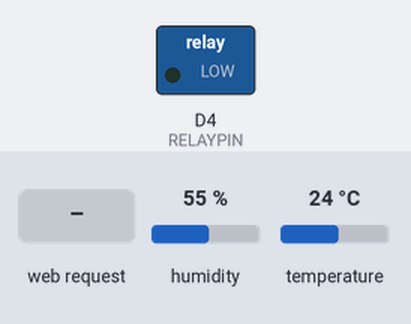
The sketch below on a simulated ESP8266 (NodeMCU). Parts: switched loads named in the sketch (green lamp = pin HIGH). Inputs (shaded band) come from the test bench; at power-on: humidity 55 %, temperature 24 °C. WiFi joins after 1.5 s; servers stay silent unless stated; a WiFi scan finds three made-up networks; what the sketch prints to the serial monitor is not drawn.

Above: at 5.2 s.
5.3 s: HTTP request GET /RELAYON received
At 5.7 s:
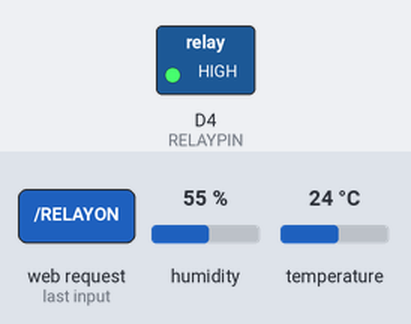
6.8 s: HTTP request GET /RELAYOFF received
At 8.0 s:
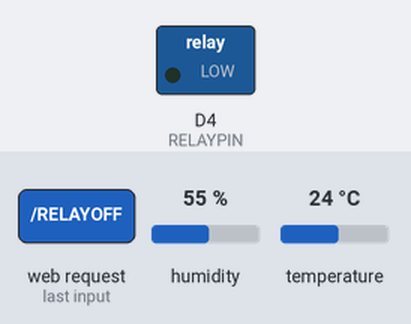
Timing chart, 0 to 9.8 s (numbered marks = the images above; inputs shaded):
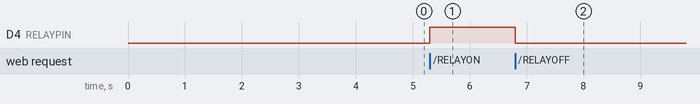

Measured:
- after the input at 5.3 s, D4 (RELAYPIN): LOW → HIGH at once
- after the input at 6.8 s, D4 (RELAYPIN): HIGH → LOW at once

The sketch:

Working_esa.ino
```cpp
#include <ESP8266WiFi.h>
#include <ESP8266WebServer.h>
#include <DHT.h>
#define DHTPIN D7
#define RELAYPIN D4

const char* ssid     = "Esa's Crib";
const char* password = "********";
ESP8266WebServer server(80);
float temp=0, humid=0, HI=0;
DHT dht(DHTPIN, DHT22);
String rstat = "?";

void setup()
{
  Serial.begin(115200);
  pinMode(DHTPIN, INPUT);
  pinMode(RELAYPIN, OUTPUT);
  delay(500);
  scan();
  Serial.print("Connecting to ");
  Serial.println(ssid);
  WiFi.begin(ssid, password);
  while (WiFi.status() != WL_CONNECTED)
  {
    delay(500);
    Serial.print(".");
  }

  Serial.println("");
  Serial.println("WiFi connected");
  Serial.println("IP address: ");
  Serial.println(WiFi.localIP());

  server.on("/",dod);
  server.on("/RELAYON",ron);
  server.on("/RELAYOFF",roff);
  server.begin();
  WiFi.mode(WIFI_STA);
}
//place holder
void dod(){}
void readDHT()
{
    humid = dht.readHumidity();          // Read humidity (percent)
    temp  = dht.readTemperature(true);     // Read temperature as Fahrenheit
    HI   = dht.computeHeatIndex(dht.readTemperature(), humid);
}
void loop()
{
    readDHT();
    String dis = Site();
    server.send(200,"text/html", dis);
    server.handleClient();
}

String Site()
{
  String site= " <!DOCTYPE html>";
  site += ("<Html><Head>");
  site += ("<Title>ESA's Webpage</title>");
  site += ("");
  site += ("</Head>");
  site += ("<Body>\n");
  site += ("<H5>RELAY</H5>\n<ul>\n ");
  site += ("status : ");
  site += rstat;
  site += (" value");
  site += ("<li><a href=\"/RELAYON\"><button>RELAYON</button></a></li>");
  site += ("<li><a href=\"/RELAYOFF\"><button>RELAYOFF</button></a></li></ul>");
  site += ("\n<H5>DHT 22</H5>\nDHT Temperature Reading : \n<ul>\n<li>");
  site += temp;
  site += ("F</li>\n");
  site += ("<li>DHT Humidity Reading : ");
  site += humid;
  site += ("%</li>");
  site += ("\n");
  site += ("<li>Heat Index : ");
  site += HI;
  site += ("</li>\n</ul>");
  site += ("<FORM>\n<INPUT TYPE=\"button\" onClick=\"history.go(0)\" VALUE=\"Refresh\">\n</FORM>");
  site +=  ("</Body></Html>");
  return site;
}

void scan()
{  int n = WiFi.scanNetworks();
  for (int i = 0; i < n; ++i)
  {
    // Print SSID and RSSI for each network found
    Serial.print(i + 1);
    Serial.print(": ");
    Serial.print(WiFi.SSID(i));
    Serial.print(" (");
    Serial.print(WiFi.RSSI(i));
    Serial.print(")");
    Serial.println((WiFi.encryptionType(i) == ENC_TYPE_NONE) ? " " : "*");
    delay(10);
  }
}

void ron()
{
    digitalWrite(RELAYPIN, HIGH);
    rstat = "ON";
}

void roff()
{
    digitalWrite(RELAYPIN, LOW);
    rstat = "OFF";
}
```
